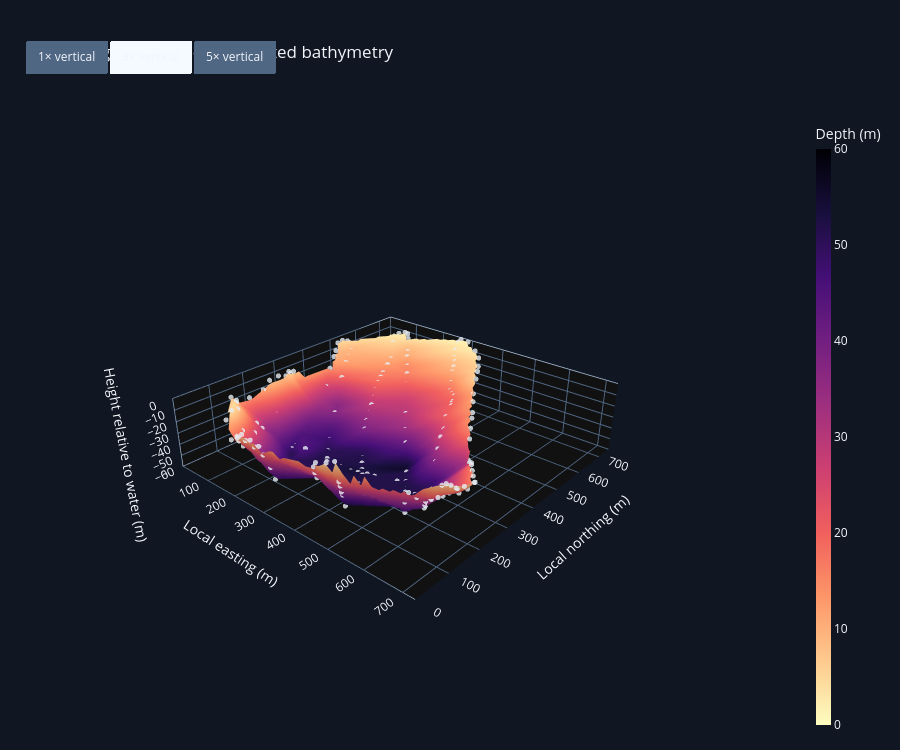

Notebook source saved alongside this figure:
### Code cell
## Explore Brown Lagoon in interactive 3D ##

import plotly.graph_objects as go

# Match axis proportions to their physical distances.
lagoon_width = float(east - west)
lagoon_length = float(north - south)
lagoon_z_range = 60.0

def lagoon_aspect(exaggeration):
    return dict(x = lagoon_width / lagoon_length, y = 1,
        z = lagoon_z_range * exaggeration / lagoon_length)

lagoon_3d = go.Figure()

lagoon_3d.add_trace(go.Mesh3d(
    x = mesh_xy[:, 0] - west,
    y = mesh_xy[:, 1] - south,
    z = mesh_z,
    i = mesh_triangles[:, 0],
    j = mesh_triangles[:, 1],
    k = mesh_triangles[:, 2],
    intensity = -mesh_z,
    customdata = -mesh_z,
    colorscale = "Magma_r",
    cmin = 0, cmax = 60,
    colorbar = dict(title = "Depth (m)", thickness = 15),
    name = "Interpolated bed",
    showlegend = False,
    hovertemplate = (
        "Local easting: %{x:.0f} m<br>"
        "Local northing: %{y:.0f} m<br>"
        "Depth: %{customdata:.1f} m<extra>Interpolated bed</extra>")))

lagoon_3d.add_trace(go.Scatter3d(
    x = bathy_xy[:, 0] - west,
    y = bathy_xy[:, 1] - south,
    z = -bathy_depth,
    customdata = bathy_depth,
    mode = "markers",
    marker = dict(size = 3, color = "#E7EDF2", opacity = 0.8),
    name = "2004 soundings",
    hovertemplate = "Measured depth: %{customdata:.1f} m<extra>Sounding</extra>"))

lagoon_3d.update_layout(
    template = "plotly_dark",
    title = dict(text = "Brown Lagoon, 2004 — supported bathymetry", x = 0.03),
    height = 750,
    margin = dict(l = 10, r = 20, t = 115, b = 15),
    paper_bgcolor = "#101722",
    legend = dict(x = 0.02, y = 0.98),
    scene = dict(
        bgcolor = "#101722",
        xaxis = dict(title = "Local easting (m)", range = [0, lagoon_width]),
        yaxis = dict(title = "Local northing (m)", range = [0, lagoon_length]),
        zaxis = dict(title = "Height relative to water (m)", range = [-60, 0]),
        aspectmode = "manual",
        aspectratio = lagoon_aspect(3),
        dragmode = "orbit",
        camera = dict(eye = dict(x = 1.4, y = -1.6, z = 1.1))),
    updatemenus = [dict(
        type = "buttons", direction = "right",
        x = 0.02, y = 1.12, xanchor = "left",
        active = 1,
        buttons = [
            dict(label = f"{factor}× vertical", method = "relayout",
                args = [{"scene.aspectratio": lagoon_aspect(factor)}])
            for factor in [1, 3, 5]])])

lagoon_controls = dict(
    scrollZoom = True,
    displaylogo = False,
    toImageButtonOptions = dict(
        filename = "Brown_lagoon_2004_3D", format = "png", scale = 2))

# Save an offline copy alongside the other survey figures.
lagoon_html = survey_figure_dir / "06_Brown_lagoon_3D_interactive.html"
lagoon_3d.write_html(lagoon_html, include_plotlyjs = True, config = lagoon_controls)

lagoon_3d.show(renderer = "vscode", config = lagoon_controls)

### Figure 1 — Plotly figure (JSON) as saved in the notebook; plotly's stock layout.template omitted (floating-point values rounded to 4 significant figures; data arrays with more than 128 entries replaced by an {"elided": "..."} marker saying what was removed)
{"data": [{"cmax": 60, "cmin": 0, "colorbar": {"thickness": 15, "title": {"text": "Depth (m)"}}, "colorscale": [[0, "#fcfdbf"], [0.1111, "#feca8d"], [0.2222, "#fd9668"], [0.3333, "#f1605d"], [0.4444, "#cd4071"], [0.5556, "#9e2f7f"], [0.6667, "#721f81"], [0.7778, "#440f76"], [0.8889, "#180f3d"], [1, "#000004"]], "customdata": {"elided": "3301 float values"}, "hovertemplate": "Local easting: %{x:.0f} m<br>Local northing: %{y:.0f} m<br>Depth: %{customdata:.1f} m<extra>Interpolated bed</extra>", "i": {"elided": "6398 int values"}, "intensity": {"elided": "3301 float values"}, "j": {"elided": "6398 int values"}, "k": {"elided": "6398 int values"}, "name": "Interpolated bed", "showlegend": false, "type": "mesh3d", "x": {"elided": "3301 float values"}, "y": {"elided": "3301 float values"}, "z": {"elided": "3301 float values"}}, {"customdata": {"elided": "211 float values"}, "hovertemplate": "Measured depth: %{customdata:.1f} m<extra>Sounding</extra>", "marker": {"color": "#E7EDF2", "opacity": 0.8, "size": 3}, "mode": "markers", "name": "2004 soundings", "type": "scatter3d", "x": {"elided": "211 float values"}, "y": {"elided": "211 float values"}, "z": {"elided": "211 float values"}}], "layout": {"height": 750, "legend": {"x": 0.02, "y": 0.98}, "margin": {"b": 15, "l": 10, "r": 20, "t": 115}, "paper_bgcolor": "#101722", "scene": {"aspectmode": "manual", "aspectratio": {"x": 0.9733, "y": 1, "z": 0.24}, "bgcolor": "#101722", "camera": {"eye": {"x": 1.4, "y": -1.6, "z": 1.1}}, "dragmode": "orbit", "xaxis": {"range": [0, 730], "title": {"text": "Local easting (m)"}}, "yaxis": {"range": [0, 750], "title": {"text": "Local northing (m)"}}, "zaxis": {"range": [-60, 0], "title": {"text": "Height relative to water (m)"}}}, "title": {"text": "Brown Lagoon, 2004 — supported bathymetry", "x": 0.03}, "updatemenus": [{"active": 1, "buttons": [{"args": [{"scene.aspectratio": {"x": 0.9733, "y": 1, "z": 0.08}}], "label": "1× vertical", "method": "relayout"}, {"args": [{"scene.aspectratio": {"x": 0.9733, "y": 1, "z": 0.24}}], "label": "3× vertical", "method": "relayout"}, {"args": [{"scene.aspectratio": {"x": 0.9733, "y": 1, "z": 0.4}}], "label": "5× vertical", "method": "relayout"}], "direction": "right", "type": "buttons", "x": 0.02, "xanchor": "left", "y": 1.12}]}}
